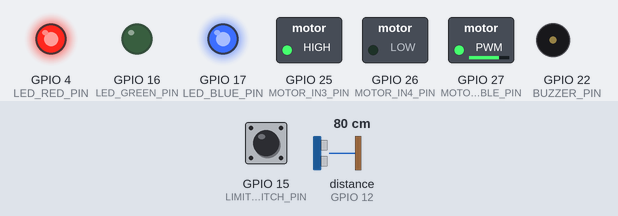
Recording of a sketch running on a simulated ESP32. Parts: switched loads named in the sketch (green lamp = pin HIGH), output pins drawn as LEDs (lit = HIGH), buzzer (waves = sounding, pin HIGH). Wiring (inferred from the names in the program): ultrasonic range finder: trigger GPIO 14; echo GPIO 12. The inputs (shaded band) are chosen by the test bench; at power-on: GPIO 15 (LIMIT_SWITCH_PIN) HIGH, distance to the obstacle (sensor on GPIO 12) 80 cm. The echo pulse lasts 58.3 µs per cm; pins used as bus, display or sensor lines are not drawn.

Above: at 1.2 s.
1.3 s: GPIO 15 (LIMIT_SWITCH_PIN) pulled LOW for 0.15 s
At 2.6 s:
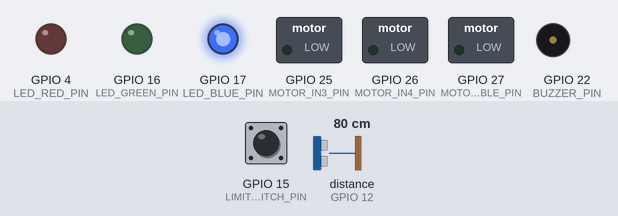
At 13.4 s:
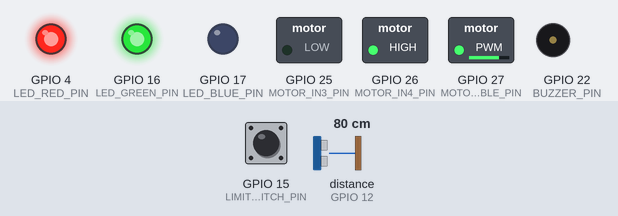
Timing chart, 0 to 13.8 s (numbered marks = the images above; inputs shaded):
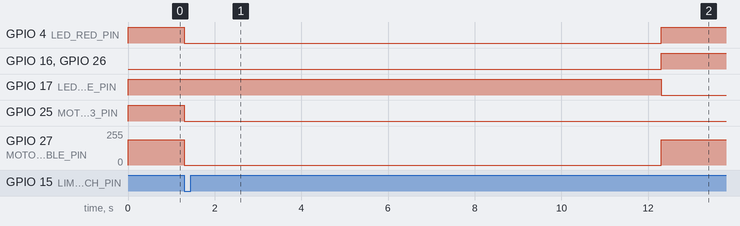

The sketch:

ProjectMatrixController.ino
```cpp
#include <Arduino.h>

constexpr uint8_t BUZZER_PIN = 22;
constexpr uint8_t LED_RED_PIN = 4;
constexpr uint8_t LED_GREEN_PIN = 16;
constexpr uint8_t LED_BLUE_PIN = 17;
constexpr uint8_t MOTOR_ENABLE_PIN = 27;
constexpr uint8_t MOTOR_IN4_PIN = 26;
constexpr uint8_t MOTOR_IN3_PIN = 25;
constexpr uint8_t ULTRASONIC_ECHO_PIN = 12;
constexpr uint8_t ULTRASONIC_TRIGGER_PIN = 14;
constexpr uint8_t LIMIT_SWITCH_PIN = 15;

constexpr uint8_t MOTOR_SPEED = 190;
constexpr float MID_DESCENT_DISTANCE_CM = 110.0F;
constexpr float FINAL_DESCENT_DISTANCE_CM = 200.0F;
constexpr uint16_t ULTRASONIC_INTERVAL_MS = 100;
constexpr uint32_t ULTRASONIC_TIMEOUT_US = 30000;
constexpr uint32_t LIMIT_SWITCH_WAIT_MS = 11000;
constexpr uint32_t MID_DESCENT_WAIT_MS = 2000;
constexpr uint8_t SENSOR_FAILURE_LIMIT = 3;

enum class ClimberState {
  ASCENDING,
  LIMIT_SWITCH_WAIT,
  DESCENDING_TO_MIDPOINT,
  MID_DESCENT_WAIT,
  DESCENDING_TO_FINAL,
  COMPLETE,
  SENSOR_FAULT
};

ClimberState climberState = ClimberState::ASCENDING;
uint32_t stateStartTime = 0;
uint32_t lastUltrasonicReadTime = 0;
uint32_t lastAlertTime = 0;
float distanceCm = 0.0F;
bool hasDistanceReading = false;
uint8_t consecutiveSensorFailures = 0;

void setStatusLed(bool red, bool green, bool blue) {
  digitalWrite(LED_RED_PIN, red ? LOW : HIGH);
  digitalWrite(LED_GREEN_PIN, green ? LOW : HIGH);
  digitalWrite(LED_BLUE_PIN, blue ? LOW : HIGH);
}

void stopMotor() {
  analogWrite(MOTOR_ENABLE_PIN, 0);
  digitalWrite(MOTOR_IN3_PIN, LOW);
  digitalWrite(MOTOR_IN4_PIN, LOW);
}

void climbUp() {
  digitalWrite(MOTOR_IN3_PIN, HIGH);
  digitalWrite(MOTOR_IN4_PIN, LOW);
  analogWrite(MOTOR_ENABLE_PIN, MOTOR_SPEED);
}

void climbDown() {
  digitalWrite(MOTOR_IN3_PIN, LOW);
  digitalWrite(MOTOR_IN4_PIN, HIGH);
  analogWrite(MOTOR_ENABLE_PIN, MOTOR_SPEED);
}

void setClimberState(ClimberState newState) {
  climberState = newState;
  stateStartTime = millis();

  if (climberState == ClimberState::ASCENDING) {
    climbUp();
    setStatusLed(false, true, false);
  } else if (climberState == ClimberState::DESCENDING_TO_MIDPOINT ||
             climberState == ClimberState::DESCENDING_TO_FINAL) {
    climbDown();
    setStatusLed(false, false, true);
  } else if (climberState == ClimberState::LIMIT_SWITCH_WAIT ||
             climberState == ClimberState::MID_DESCENT_WAIT) {
    stopMotor();
    setStatusLed(true, true, false);
  } else if (climberState == ClimberState::COMPLETE) {
    stopMotor();
    setStatusLed(true, false, false);
  } else if (climberState == ClimberState::SENSOR_FAULT) {
    stopMotor();
    setStatusLed(true, true, false);
  }
}

bool readDistanceCm(float &measuredDistanceCm) {
  digitalWrite(ULTRASONIC_TRIGGER_PIN, LOW);
  delayMicroseconds(2);
  digitalWrite(ULTRASONIC_TRIGGER_PIN, HIGH);
  delayMicroseconds(10);
  digitalWrite(ULTRASONIC_TRIGGER_PIN, LOW);

  uint32_t echoDurationUs = pulseIn(ULTRASONIC_ECHO_PIN, HIGH, ULTRASONIC_TIMEOUT_US);
  if (echoDurationUs == 0) {
    return false;
  }

  measuredDistanceCm = echoDurationUs * 0.0343F / 2.0F;
  return measuredDistanceCm > 0.0F;
}

void updateDistance() {
  if (millis() - lastUltrasonicReadTime < ULTRASONIC_INTERVAL_MS) {
    return;
  }

  lastUltrasonicReadTime = millis();
  float measuredDistanceCm = 0.0F;
  if (readDistanceCm(measuredDistanceCm)) {
    distanceCm = measuredDistanceCm;
    hasDistanceReading = true;
    consecutiveSensorFailures = 0;
  } else {
    consecutiveSensorFailures++;
  }
}

void updateController() {
  if ((climberState == ClimberState::DESCENDING_TO_MIDPOINT ||
       climberState == ClimberState::DESCENDING_TO_FINAL) &&
      consecutiveSensorFailures >= SENSOR_FAILURE_LIMIT) {
    setClimberState(ClimberState::SENSOR_FAULT);
    return;
  }

  if (climberState == ClimberState::ASCENDING && digitalRead(LIMIT_SWITCH_PIN) == LOW) {
    setClimberState(ClimberState::LIMIT_SWITCH_WAIT);
  } else if (climberState == ClimberState::LIMIT_SWITCH_WAIT &&
             millis() - stateStartTime >= LIMIT_SWITCH_WAIT_MS) {
    setClimberState(ClimberState::DESCENDING_TO_MIDPOINT);
  } else if (climberState == ClimberState::DESCENDING_TO_MIDPOINT && hasDistanceReading &&
             distanceCm >= MID_DESCENT_DISTANCE_CM) {
    setClimberState(ClimberState::MID_DESCENT_WAIT);
  } else if (climberState == ClimberState::MID_DESCENT_WAIT &&
             millis() - stateStartTime >= MID_DESCENT_WAIT_MS) {
    setClimberState(ClimberState::DESCENDING_TO_FINAL);
  } else if (climberState == ClimberState::DESCENDING_TO_FINAL && hasDistanceReading &&
             distanceCm >= FINAL_DESCENT_DISTANCE_CM) {
    setClimberState(ClimberState::COMPLETE);
  }
}

void updateBuzzer() {
  uint32_t currentTime = millis();
  uint16_t alertIntervalMs = 0;
  uint16_t toneDurationMs = 0;

  if (climberState == ClimberState::COMPLETE) {
    alertIntervalMs = 1000;
    toneDurationMs = 140;
  } else if (climberState == ClimberState::SENSOR_FAULT) {
    alertIntervalMs = 400;
    toneDurationMs = 100;
  }

  if (alertIntervalMs > 0 && currentTime - lastAlertTime >= alertIntervalMs) {
    lastAlertTime = currentTime;
    tone(BUZZER_PIN, climberState == ClimberState::COMPLETE ? 1200 : 500, toneDurationMs);
  }
}

void setup() {
  pinMode(BUZZER_PIN, OUTPUT);
  pinMode(LED_RED_PIN, OUTPUT);
  pinMode(LED_GREEN_PIN, OUTPUT);
  pinMode(LED_BLUE_PIN, OUTPUT);
  pinMode(MOTOR_ENABLE_PIN, OUTPUT);
  pinMode(MOTOR_IN3_PIN, OUTPUT);
  pinMode(MOTOR_IN4_PIN, OUTPUT);
  pinMode(ULTRASONIC_TRIGGER_PIN, OUTPUT);
  pinMode(ULTRASONIC_ECHO_PIN, INPUT);
  pinMode(LIMIT_SWITCH_PIN, INPUT_PULLUP);

  setClimberState(ClimberState::ASCENDING);
}

void loop() {
  updateDistance();
  updateController();
  updateBuzzer();
}
```

Measured:
- after the input at 1.3 s, GPIO 4 (LED_RED_PIN): HIGH → LOW at once, → HIGH 11.0 s later; GPIO 16 (LED_GREEN_PIN), GPIO 26 (MOTOR_IN4_PIN): LOW → HIGH after 11.0 s; GPIO 17 (LED_BLUE_PIN): HIGH → LOW after 11.0 s; GPIO 25 (MOTOR_IN3_PIN): HIGH → LOW at once; GPIO 27 (MOTOR_ENABLE_PIN): 190/255 → 0/255 at once, → 190/255 11.0 s later
